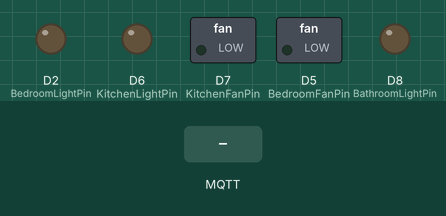
Bench run of a sketch on a simulated ESP8266 (NodeMCU). Shown: switched loads named in the sketch (green lamp = pin HIGH), output pins drawn as LEDs (lit = HIGH). The inputs (shaded band) are chosen by the test bench. WiFi joins after 1.5 s; servers stay silent unless stated; no MQTT or app messages arrive unless stated; what the sketch prints to the serial monitor is not drawn.

Above: at 2.7 s.
2.8 s: MQTT message "ON" arrives on the first subscribed topic
At 4.0 s:
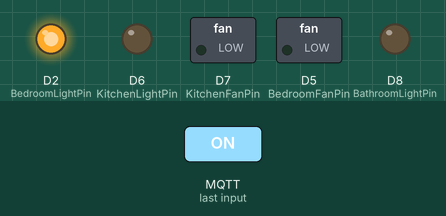
4.3 s: MQTT message "ON" arrives on the third subscribed topic
At 5.1 s:
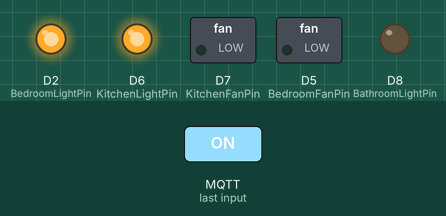
5.8 s: MQTT message "OFF" arrives on the first subscribed topic
At 6.5 s:
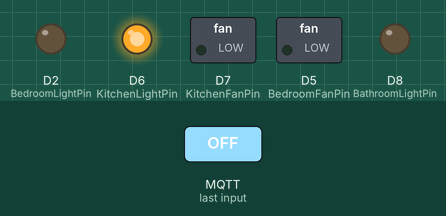
Timing chart, 0 to 8.8 s (numbered marks = the images above; inputs shaded):
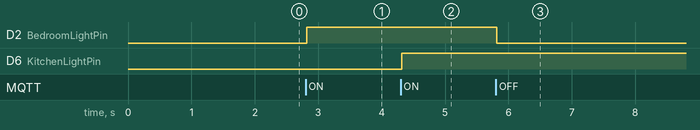

Measured:
- after the input at 2.8 s, D2 (BedroomLightPin): LOW → HIGH at once
- after the input at 4.3 s, D6 (KitchenLightPin): LOW → HIGH at once
- after the input at 5.8 s, D2 (BedroomLightPin): HIGH → LOW at once

The sketch:

Home_Automation_System_with_MQTT_using_NodeRED.ino
```cpp
// (licence header left out)
#include <ESP8266WiFi.h>
#include <PubSubClient.h>

// Wi-FI User name & Password
#define wifi_ssid "Galaxy M51B56A"
#define wifi_password "Home@123"

// MQTT server info
#define mqtt_server "test.uniconvergetech.in"
#define mqtt_user "guest"
#define mqtt_password "guest"

// Pin definations
#define BedroomLightPin D2
#define BedroomFanPin D5
#define KitchenLightPin D6
#define KitchenFanPin D7
#define BathroomLightPin D8

// MQTT Topic definations
#define BedroomLightTopic "bedroom/light"
#define BedroomFanTopic "bedroom/fan"
#define KitchenLightTopic "kitchen/light"
#define KitchenFanTopic "kitchen/fan"
#define BathroomLightTopic "bathroom/light"

//Buffer to decode MQTT messages
char message_buff[100];

WiFiClient espClient;
PubSubClient client(espClient);

void setup() {
  Serial.begin(9600);
  //Defining all pins as output
  pinMode(BedroomLightPin, OUTPUT);
  pinMode(BedroomFanPin, OUTPUT);
  pinMode(KitchenLightPin, OUTPUT);
  pinMode(KitchenFanPin, OUTPUT);
  pinMode(BathroomLightPin, OUTPUT);

  wifi_setup();                           //Connect to Wifi network
  client.setServer(mqtt_server, 1883);    //Configure MQTT connexion
  client.setCallback(callback);           //callback function to execute when a MQTT message
}

//Function to setup wifi connection
void wifi_setup() {
  delay(10);
  Serial.println();
  Serial.print("Connecting to ");
  Serial.println(wifi_ssid);

  WiFi.begin(wifi_ssid, wifi_password);

  while (WiFi.status() != WL_CONNECTED) {
    delay(500);
    Serial.print(".");
  }

  Serial.println("");
  Serial.println("WiFi OK ");
  Serial.print("=> ESP8266 IP address: ");
  Serial.println(WiFi.localIP());
}

//Function to reconnect to MQTT broker
void reconnect() {

  while (!client.connected()) {                    //Try until connected to MQTT broker

    Serial.print("Connecting to MQTT broker ...");

    if (client.connect("ESP8266Client", mqtt_user, mqtt_password)) {      //Try to connect to MQTT broker
      Serial.println("OK");
      client.subscribe(BedroomLightTopic);          //subscribe topic "bedroom/light"
      client.subscribe(BedroomFanTopic);            //subscribe topic "bedroom/fan"
      client.subscribe(KitchenLightTopic);          //subscribe topic "kitchen/light"
      client.subscribe(KitchenFanTopic);            //subscribe topic "kitchen/fan"
      client.subscribe(BathroomLightTopic);         //subscribe topic "bathroom/light"
    }

    else {
      Serial.print("error : ");
      Serial.print(client.state());
      Serial.println(" Wait 5 secondes before to retry");
      delay(5000);
    }

  }

}

void loop() {
  if (!client.connected()) {          // Reconnect to MQTT server if disconnected
    reconnect();
  }
  client.loop();
}

//MQTT callback function
void callback(char* topic, byte* message, unsigned int length) {
    Serial.print("Message arrived on topic: ");
    Serial.print(topic);
    Serial.print(". Message: ");
    String messageTemp;

    // Store message into a temporary buffer
    for (int i = 0; i < length; i++) {
      Serial.print((char)message[i]);
      messageTemp += (char)message[i];
    }

    Serial.println();

    String topic_received=String(topic);                  //Convert topic into string

    if(topic_received == BedroomLightTopic){              //Check if BedroomLightTopic state has changed
        Serial.print("Changing bedroom light to ");
        if(messageTemp == "ON"){                          //Check if bedroom light was turned "ON" from the dashboard
          digitalWrite(BedroomLightPin, HIGH);            //Turn on bedroom light
          Serial.println("On");
        }
        else if(messageTemp == "OFF"){                    //Check if bedroom light was turned "OFF" from the dashboard
          digitalWrite(BedroomLightPin, LOW);             //Turn off bedroom light
          Serial.println("Off");
        }
    }

    else if(topic_received=="BedroomFanTopic"){           //Check if BedroomFanTopic state has changed
        Serial.print("Changing bedroom fan to ");
        if(messageTemp == "ON"){                          //Check if bedroom fan was turned "ON" from the dashboard
          digitalWrite(BedroomFanPin, HIGH);              //Turn on bedroom fan
          Serial.print("On");
        }
        else if(messageTemp == "OFF"){                    //Check if bedroom fan was turned "OFF" from the dashboard
          digitalWrite(BedroomFanPin, LOW);               //Turn off bedroom fan
          Serial.print("Off");
        }
    }

    else if(topic_received == KitchenLightTopic){         //Check if KitchenLightTopic state has changed
        Serial.print("Changing bedroom fan to ");         //Check if kitchen light was turned "ON" from the dashboard
        if(messageTemp == "ON"){
          digitalWrite(KitchenLightPin, HIGH);            //Turn on kitchen light
          Serial.print("On");
        }
        else if(messageTemp == "OFF"){                    //Check if kitchen light was turned "OFF" from the dashboard
          digitalWrite(KitchenLightPin, LOW);             //Turn off kitchen light
          Serial.print("Off");
        }
    }
    else if(topic_received == KitchenFanTopic){           //Check if KitchenFanTopic state has changed
        Serial.print("Changing bedroom fan to ");
        if(messageTemp == "ON"){                          //Check if kitchen fan was turned "ON" from the dashboard
          digitalWrite(KitchenFanPin, HIGH);              //Turn on kitchen fan
          Serial.print("On");
        }
        else if(messageTemp == "OFF"){                    //Check if kitchen fan was turned "OFF" from the dashboard
          digitalWrite(KitchenFanPin, LOW);               //Turn off kitchen fan
          Serial.print("Off");
        }
    }

    else if(topic_received == BathroomLightTopic){        //Check if BathroomLightTopic state has changed
        Serial.print("Changing bedroom fan to ");
        if(messageTemp == "ON"){                          //Check if bathroom light was turned "ON" from the dashboard
          digitalWrite(BathroomLightPin, HIGH);           //Turn on bathroom light
          Serial.print("On");
        }
        else if(messageTemp == "OFF"){                    //Check if bathroom light was turned "OFF" from the dashboard
          digitalWrite(BathroomLightPin, LOW);            //Turn off bathroom light
          Serial.print("Off");
        }
    }

    Serial.println();
}
```
